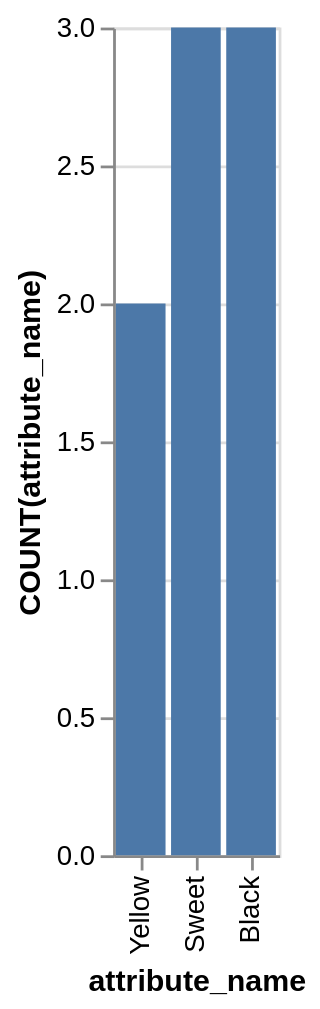

This figure's Vega-Lite source:
### Vega-Lite specification from a JSON file in a GitHub repository (floating-point values rounded to 4 significant figures)
{"data": {"values": [{"x_data": "Yellow", "y_data": 2}, {"x_data": "Sweet", "y_data": 3}, {"x_data": "Black", "y_data": 3}]}, "mark": "bar", "encoding": {"x": {"field": "x_data", "type": "nominal", "title": "attribute_name", "sort": "descending"}, "y": {"field": "y_data", "type": "quantitative", "title": "COUNT(attribute_name)"}}}
